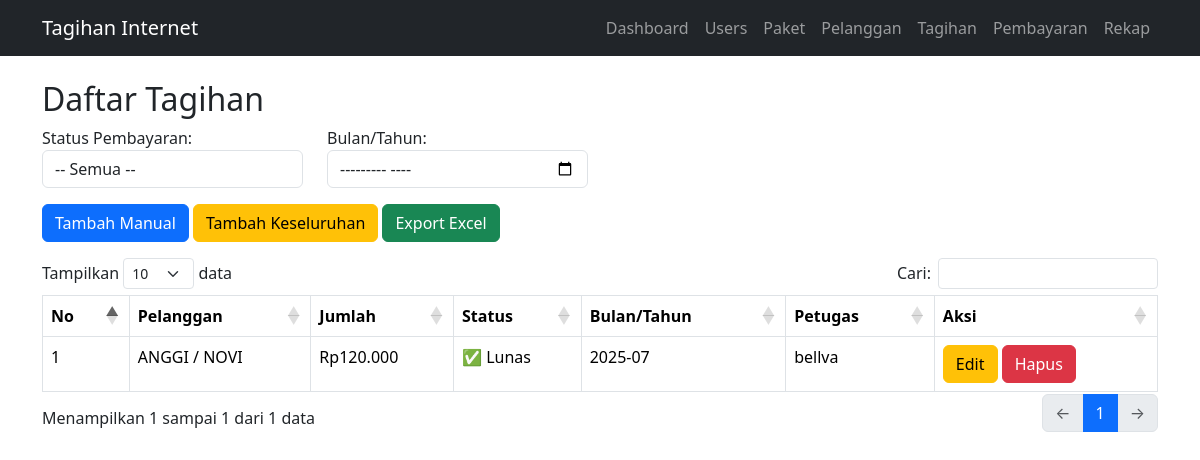
Screenshot of /apps/ori/tagihan/index.php with the database file from the repository.
### tables this page shows
CREATE TABLE `tagihan` (
  `id` int(11) NOT NULL,
  `pelanggan_id` int(11) NOT NULL,
  `bulan_tahun` varchar(7) NOT NULL,
  `jumlah` decimal(10,2) NOT NULL,
  `status` enum('belum bayar','dibayar') DEFAULT 'belum bayar',
  `tanggal_bayar` date DEFAULT NULL,
  `metode_pembayaran` enum('tunai','transfer','QRIS','Lainnya') DEFAULT NULL,
  `petugas_id` int(11) DEFAULT NULL,
  `created_at` timestamp NOT NULL DEFAULT current_timestamp()
);

CREATE TABLE `pelanggan` (
  `id` int(11) NOT NULL,
  `nama` varchar(100) NOT NULL,
  `alamat` text NOT NULL,
  `no_hp` text NOT NULL,
  `status` enum('aktif','nonaktif') DEFAULT 'aktif',
  `created_at` timestamp NOT NULL DEFAULT current_timestamp(),
  `paket_id` int(11) DEFAULT NULL,
  `pop` text NOT NULL
);

CREATE TABLE `users` (
  `id` int(11) NOT NULL,
  `name` varchar(100) NOT NULL,
  `email` varchar(100) NOT NULL,
  `password` varchar(255) NOT NULL,
  `role` enum('admin','petugas') NOT NULL,
  `created_at` timestamp NOT NULL DEFAULT current_timestamp()
);

### apps/ori/tagihan/index.php (the view, shortened to what this page needs)
<?php
include '../config/database.php';
include '../views/header.php';
$status = isset($_GET['status']) ? $_GET['status'] : '';
$bulan_tahun = isset($_GET['bulan_tahun']) ? $_GET['bulan_tahun'] : '';
$query = "SELECT tagihan.*, pelanggan.nama AS pelanggan, users.name AS petugas
          FROM tagihan
          JOIN pelanggan ON tagihan.pelanggan_id = pelanggan.id
          JOIN users ON tagihan.petugas_id = users.id
          WHERE 1=1";
$query .= " ORDER BY created_at DESC";
$stmt = $conn->prepare($query);
$stmt->execute();
$result = $stmt->get_result();
?>
<h2>Daftar Tagihan</h2>
<form method="GET" action="" class="mb-3">
    <div class="row">
        <div class="col-md-3">
            <label>Status Pembayaran:</label>
            <select name="status" class="form-control" onchange="this.form.submit()">
                <option value="">-- Semua --</option>
            </select>
        </div>
        <div class="col-md-3">
            <label>Bulan/Tahun:</label>
            <input type="month" name="bulan_tahun" class="form-control" value="<?= $bulan_tahun ?>" onchange="this.form.submit()">
        </div>
    </div>
</form>
<a href="create.php" class="btn btn-primary mb-3">Tambah Manual</a>
<a href="create_masal.php" class="btn btn-warning mb-3">Tambah Keseluruhan</a>
<a href="export_excel.php?status=<?= urlencode($status) ?>&bulan_tahun=<?= urlencode($bulan_tahun) ?>" class="btn btn-success mb-3">Export Excel</a>
<div class="table-responsive">
    <table id="dataTable" class="table table-bordered" width="100%">
        <thead>
            <tr>
                <th>No</th>
                <th>Pelanggan</th>
                <th>Jumlah</th>
                <th>Status</th>
                <th>Bulan/Tahun</th>
                <th>Petugas</th>
                <th>Aksi</th>
            </tr>
        </thead>
        <tbody>
            <?php
                $no = 1;
                while ($row = $result->fetch_assoc()) {
            ?>
            <tr>
                <td><?= $no++; ?></td>
                <td><?= htmlspecialchars($row['pelanggan']) ?></td>
                <td>Rp<?= number_format($row['jumlah'], 0, ',', '.') ?></td>
                <td><?= $row['status'] == 'belum bayar' ? '❌ Belum Bayar' : '✅ Lunas' ?></td>
                <td><?= htmlspecialchars($row['bulan_tahun']) ?></td>
                <td><?= htmlspecialchars($row['petugas']) ?></td>
                <td>
                    <a href="edit.php?id=<?= $row['id'] ?>&pelanggan_id=<?= $row['pelanggan_id'] ?>" class="btn btn-warning">Edit</a>
                    <a href="delete.php?id=<?= $row['id'] ?>" class="btn btn-danger" onclick="return confirm('Yakin ingin menghapus?')">Hapus</a>
                </td>
            </tr>
            <?php } ?>
        </tbody>
    </table>
</div>
<?php include '../views/footer.php'; ?>

### rows the page displays
tagihan: pelanggan.nama "ANGGI / NOVI", jumlah "120.000", status "✅ Lunas", bulan_tahun "2025-07", petugas.name "bellva"
